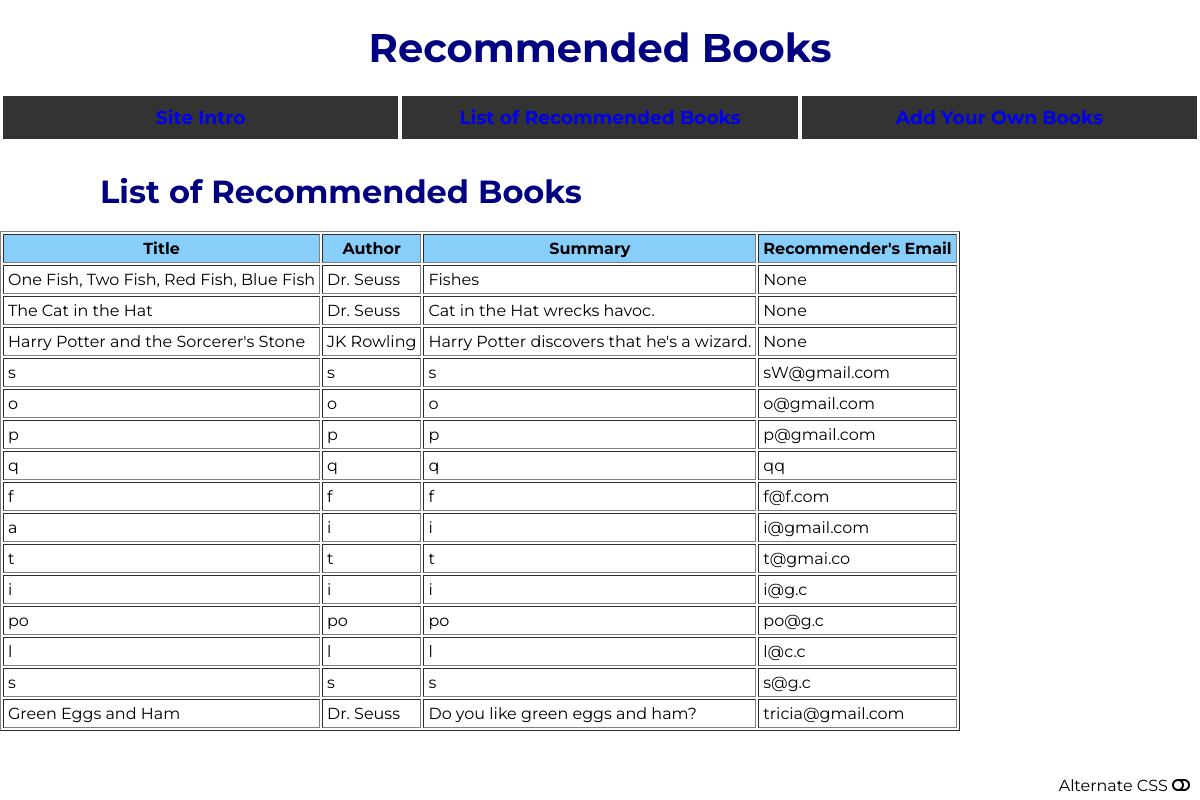
The app's page /trial_app/list_of_books/ with its own data.
### trial_app/models.py (models this page shows)
class Book(models.Model):
	title = models.CharField(max_length = 50)
	author = models.CharField(max_length = 50)
	summary = models.TextField()
	your_email = models.CharField(max_length = 50, null = True, blank = True)

### trial_app/views.py (the view)
# urls.py: 2. Add a URL to urlpatterns:  path('', views.home, name='home')
def home(request):
    book_list = {
        'books':Book.objects.all()
    }
    return render(request, 'trial_app/home.html', book_list)

### trial_app/templates/trial_app/home.html
{% extends "./index.html" %}
{% block title %} List of Recommended Books {% endblock %}
{% block content %}
	<table border="1" cellpadding="4">
		<tr><th>Title</th><th>Author</th><th>Summary</th><th>Recommender's Email</tr>
		{% for book in books %}
			<tr><td>{{ book.title }}</td>
			<td>{{ book.author }}</td>
			<td>{{ book.summary }} </td>
			<td>{{ book.your_email }}</td></tr>
		{% endfor %}
	</table>
{% endblock %}

### trial_app/templates/trial_app/index.html (shortened to what this page needs)
{% load static %}
<!DOCTYPE html>
<html xml:lang="en">
<head>
    <link rel="stylesheet" type="text/css" href="{% static 'css/bookcss.css' %}">
</head>
<body>
	<table border="0" width="100%">
	<tbody>
		<tr>
			<td colspan="4"><div id="csl_site_title"><center> Recommended Books </center></div></td>
		</tr>
		<tr>
			<td width="33%"><center><div id="books_navigation"><a href="/trial_app/">Site Intro</a></div></center></td>
			<td width="33%"><center><div id="books_navigation"><a href="/trial_app/list_of_books/">List of Recommended Books</a></div></center></td>
			<td width="33%"><center><div id="books_navigation"><a href="/trial_app/adding_books/">Add Your Own Books</a></div></center></td>
		</tr>
		</tbody>
	</table>
		<h2> <div id="page_title"> {% block title %} Site Introduction {% endblock %} </div> </h2>
		{% block content %}{% endblock %}
</body>
</html>

### trial_app/static/css/bookcss.css (style rules this page uses)
body { background-color: #ffffff; color: #000000; font-family: 'Montserrat', sans-serif; margin: 0px; }
a { text-decoration: none; }
h2, h3, p { margin-right: 100px; margin-left: 100px; }
#csl_site_title { background-color: white; color: navy; font-size: 30pt; font-weight: bold; padding-top: 20px; padding-bottom: 20px; }
#books_navigation { background-color: #333333; color: white; font-size: 14pt; font-weight: bold; padding-top: 10px; padding-bottom: 10px; margin-bottom: 10px; }
th { background-color: #87CEFA; }
#page_title { color: navy; font-size: 24pt; font-weight: bold; }

### records on screen
Book: title "One Fish, Two Fish, Red Fish, Blue Fish", author "Dr. Seuss", summary "Fishes", your_email "None"
Book: title "The Cat in the Hat", author "Dr. Seuss", summary "Cat in the Hat wrecks havoc.", your_email "None"
Book: title "Harry Potter and the Sorcerer's Stone", author "JK Rowling", summary "Harry Potter discovers that he's a wizard.", your_email "None"
Book: title "s", author "s", summary "s", your_email "sW@gmail.com"
Book: title "o", author "o", summary "o", your_email "o@gmail.com"
Book: title "p", author "p", summary "p", your_email "p@gmail.com"
Book: title "q", author "q", summary "q", your_email "qq"
Book: title "f", author "f", summary "f", your_email "f@f.com"
Book: title "a", author "i", summary "i", your_email "i@gmail.com"
Book: title "t", author "t", summary "t", your_email "t@gmai.co"
Book: title "i", author "i", summary "i", your_email "i@g.c"
Book: title "po", author "po", summary "po", your_email "po@g.c"
Book: title "l", author "l", summary "l", your_email "l@c.c"
Book: title "s", author "s", summary "s", your_email "s@g.c"
Book: title "Green Eggs and Ham", author "Dr. Seuss", summary "Do you like green eggs and ham?", your_email "tricia@gmail.com"
